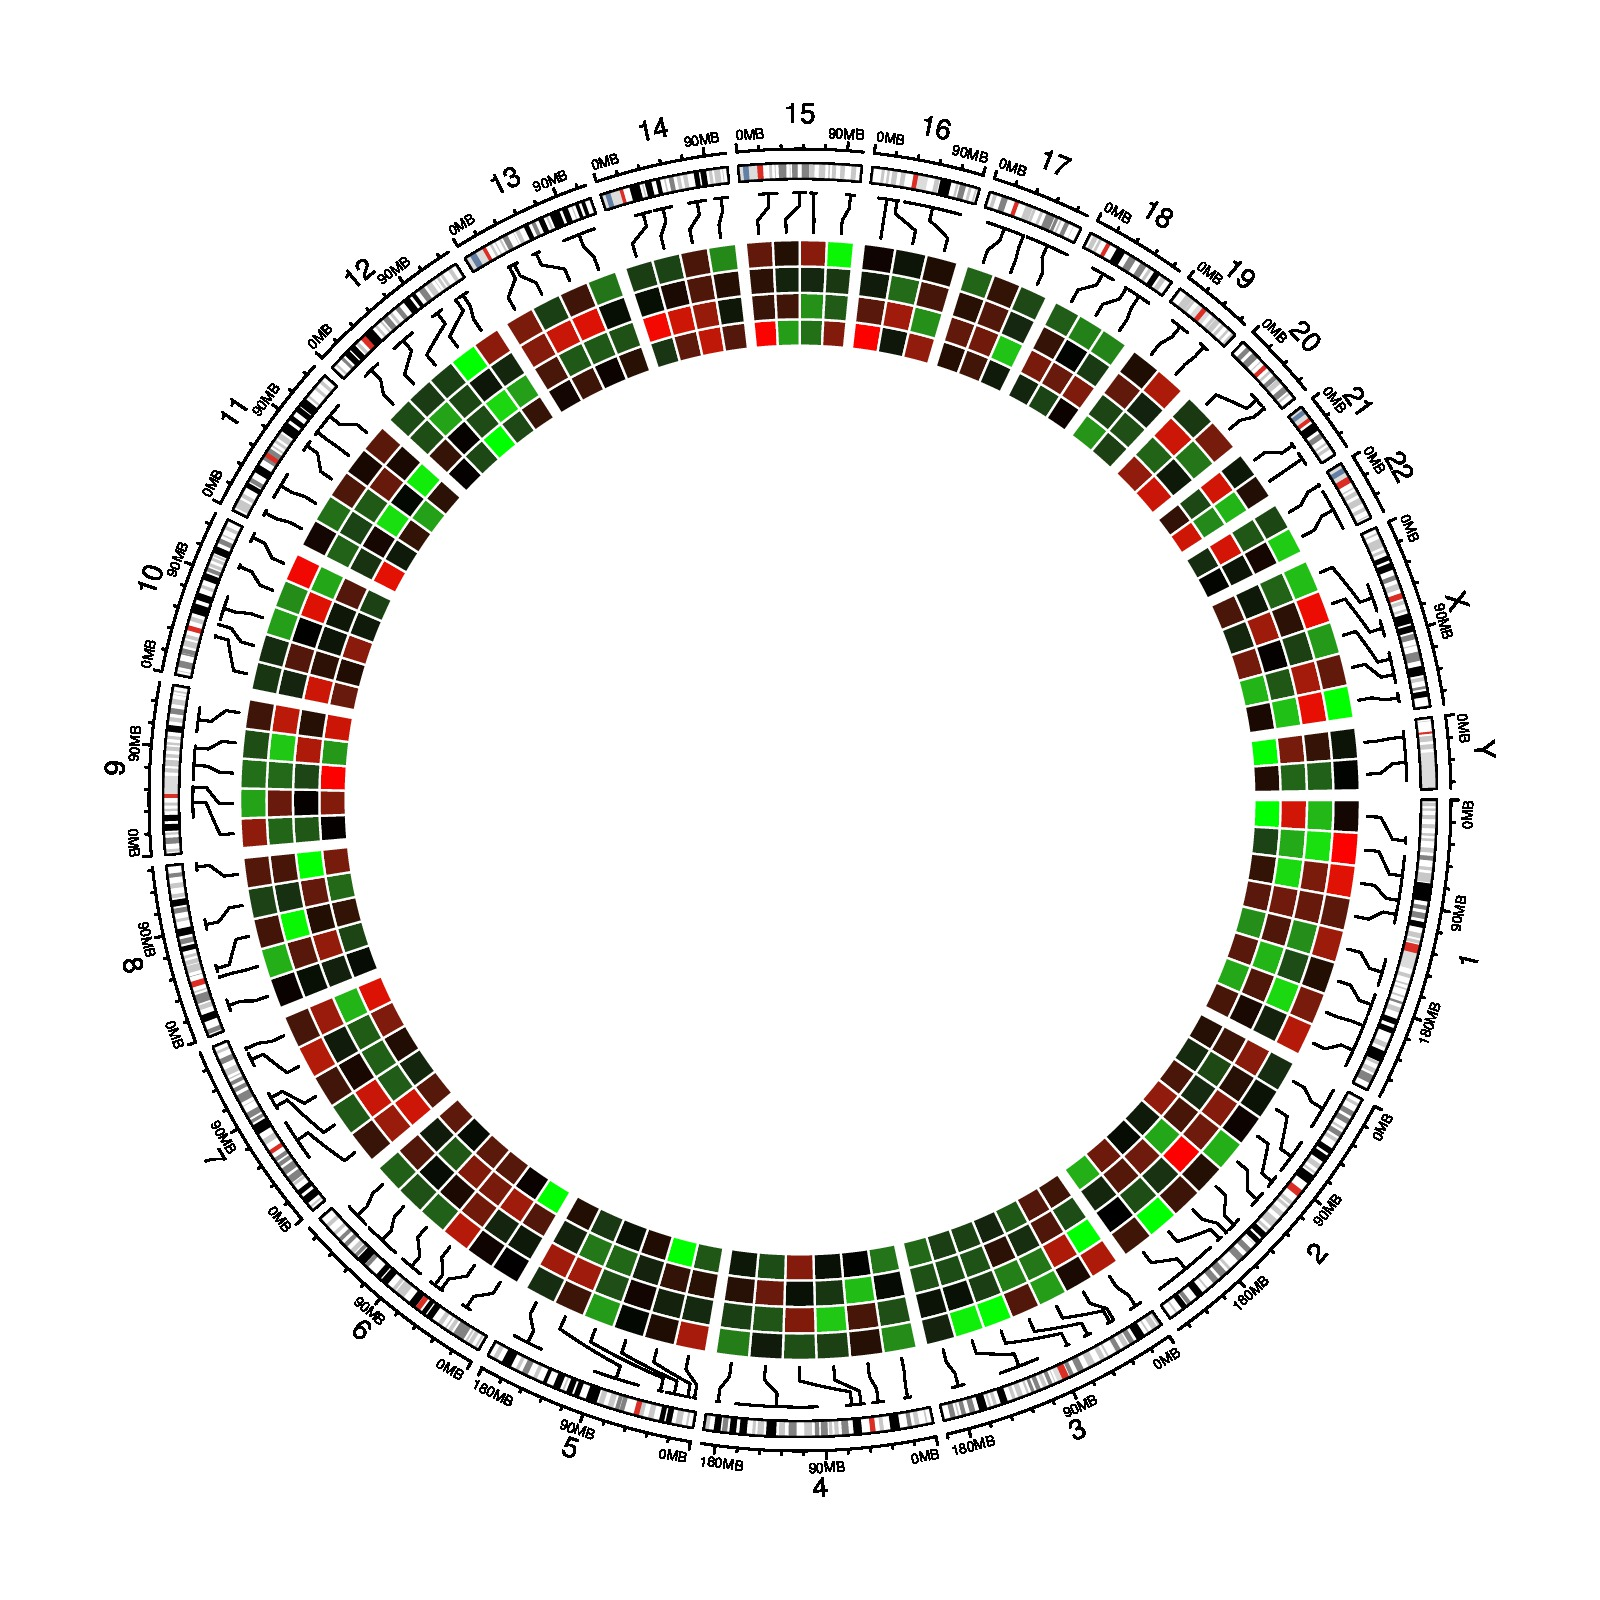

This chart was generated by the following R code:
library(circlize)

circos.initializeWithIdeogram()
bed = generateRandomBed(nr = 100, nc = 4)
col_fun = colorRamp2(c(-1, 0, 1), c("green", "black", "red"))
circos.genomicHeatmap(bed, col = col_fun, side = "inside", border = "white")
circos.clear()
